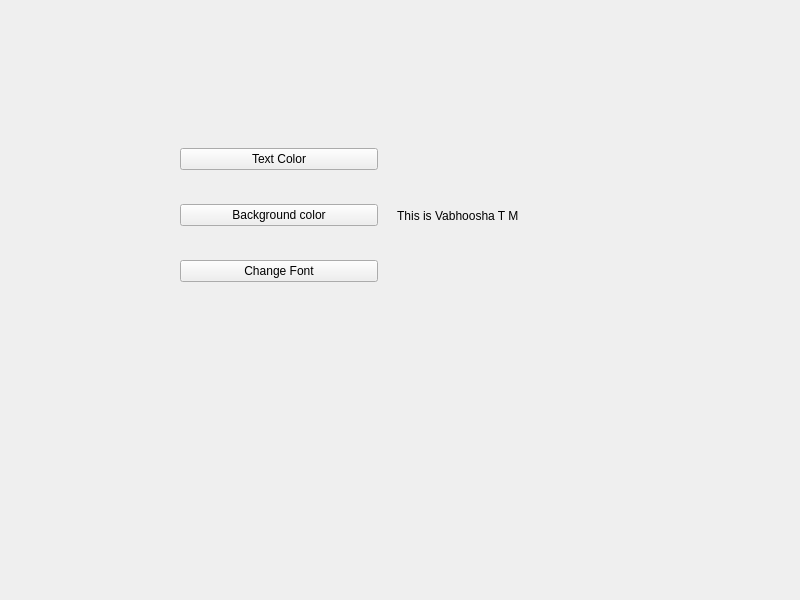
<?xml version="1.0" encoding="UTF-8"?>
<ui version="4.0">
 <class>Widget</class>
 <widget class="QWidget" name="Widget">
  <property name="geometry">
   <rect>
    <x>0</x>
    <y>0</y>
    <width>800</width>
    <height>600</height>
   </rect>
  </property>
  <property name="windowTitle">
   <string>Widget</string>
  </property>
  <widget class="QWidget" name="">
   <property name="geometry">
    <rect>
     <x>180</x>
     <y>120</y>
     <width>401</width>
     <height>191</height>
    </rect>
   </property>
   <layout class="QHBoxLayout" name="horizontalLayout">
    <item>
     <layout class="QVBoxLayout" name="verticalLayout">
      <item>
       <widget class="QPushButton" name="TextColorpushButton">
        <property name="text">
         <string>Text Color</string>
        </property>
       </widget>
      </item>
      <item>
       <widget class="QPushButton" name="BgColorpushButton">
        <property name="text">
         <string>Background color</string>
        </property>
       </widget>
      </item>
      <item>
       <widget class="QPushButton" name="FontpushButton">
        <property name="text">
         <string>Change Font</string>
        </property>
       </widget>
      </item>
     </layout>
    </item>
    <item>
     <widget class="QLabel" name="label">
      <property name="text">
       <string>    This is Vabhoosha T M</string>
      </property>
     </widget>
    </item>
   </layout>
  </widget>
 </widget>
 <resources/>
 <connections/>
</ui>
